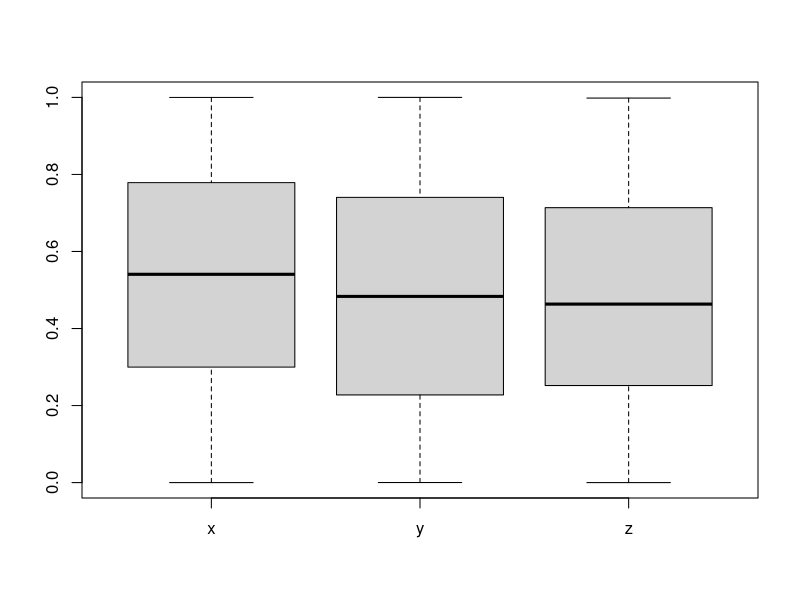

Write the R code that produced this figure.
# initializam setul de date cu cel built-in
my_data <- randu

# calculam valoarea medie pentru toate cele 3 coloane: x, y, z
mean_x <- mean(my_data$x)
mean_y <- mean(my_data$y)
mean_z <- mean(my_data$z)

# calculam mediana pentru coloane, mediana = valoarea din mijloc
median_x <- median(my_data$x)
median_y <- median(my_data$y)
median_z <- median(my_data$z)

# calculam deviatiile standard
sd_x <- sd(my_data$x)
sd_y <- sd(my_data$y)
sd_z <- sd(my_data$z)

# calculam dispersiile
var_x <- var(my_data$x)
var_y <- var(my_data$y)
var_z <- var(my_data$z)

# afisam quantilele pentru cele 3 coloane
quantile(my_data$x)
quantile(my_data$y)
quantile(my_data$z)

sapply(my_data, mean)
boxplot(my_data)